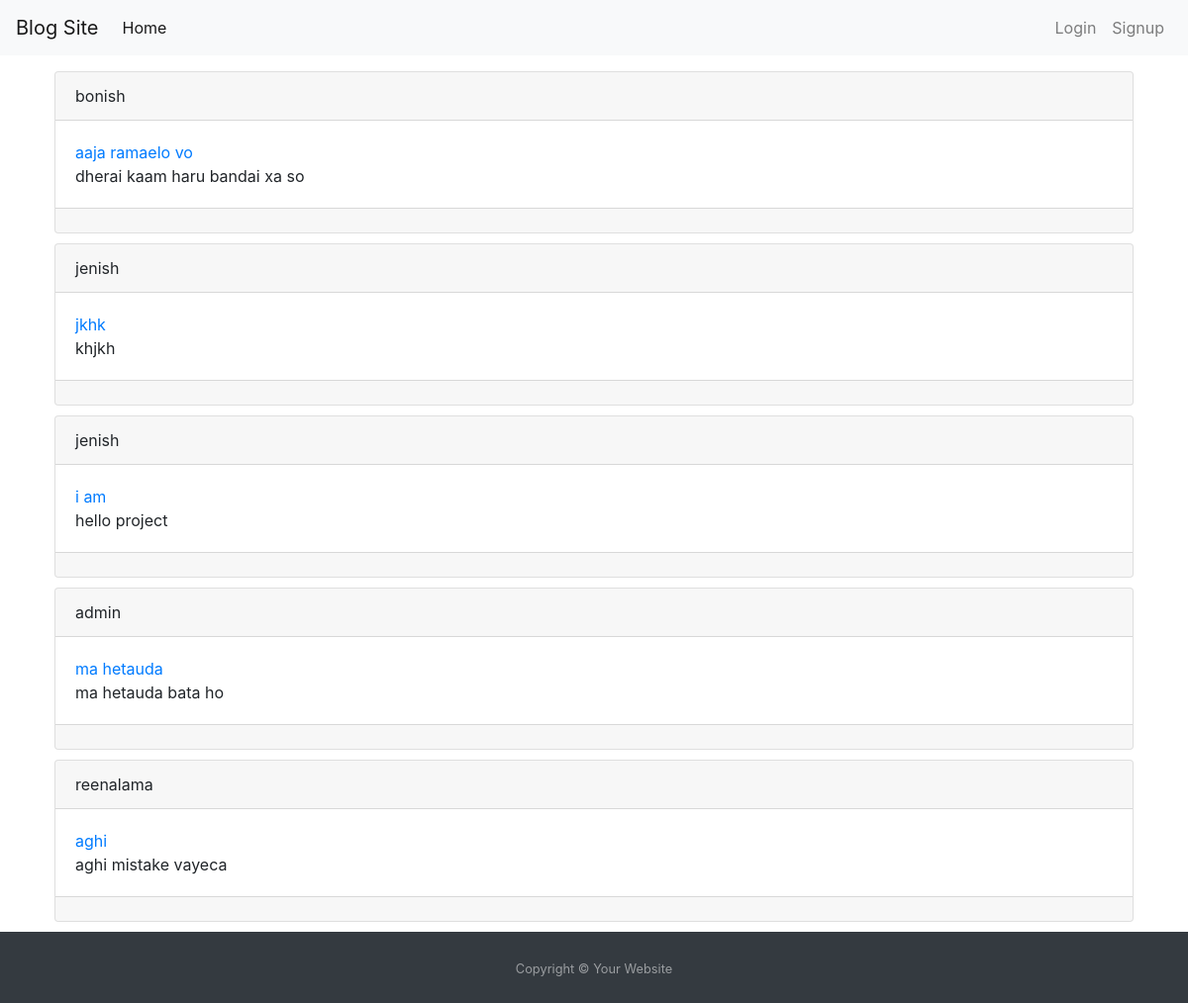
The page / on the database its author committed.
### blog/models.py (models this page shows, shortened)
class Post(models.Model):
    user = models.ForeignKey(settings.AUTH_USER_MODEL, on_delete=models.CASCADE)
    title = models.CharField(max_length=100)
    text = models.TextField()

### blog/views.py (the view)
# urls.py: 2. Add a URL to urlpatterns:  path('', views.home, name='home')
def home(request):
    posts = Post.objects.all()
    context = {
        'posts' : posts
    }
    return render(request,'blog/home.html',context)

### templates/blog/home.html (shortened to what this page needs)
{% extends "base.html" %}
{% block content %}
<div class="container">
<p>
{% for post in posts  %}
    <div class="card" style="margin:10px">
        <div class="card-header">{{post.user.username}}</div>
        <div class="card-body">
            <a href="{% url 'detailpost' post.pk %}">{{post.title}}</a><br>
            {{post.text}}
        </div>
        <div class="card-footer">
        </div>
    </div>
{% endfor %}
</div>
{% endblock %}

### templates/base.html (shortened to what this page needs)
<!DOCTYPE html>
<html lang="en">
<head>
  <link rel="stylesheet" href="https://maxcdn.bootstrapcdn.com/bootstrap/4.5.2/css/bootstrap.min.css">
</head>
<body>
<nav class="navbar navbar-expand-lg navbar-light bg-light">
  <a class="navbar-brand" href="#">Blog Site</a>
  <div class="collapse navbar-collapse" id="navbarNav">
    <ul class="navbar-nav">
      <li class="nav-item active">
        <a class="nav-link" href="{% url 'home'%}">Home <span class="sr-only">(current)</span></a>
      </li>
    </ul>
    <ul class="navbar-nav ml-auto">
    {% if user.is_authenticated %}
      <li class="nav-item">
        <a class="nav-link" href="{% url 'userdetail' %}">Welcome {{request.user}}</a>
      </li>
      <li class="nav-item">
        <a class="nav-link" href="{% url 'logout' %}">Logout</a>
      </li>
    {% else %}
      <li class="nav-item">
        <a class="nav-link" href="{% url 'login' %}">Login</a>
      </li>
      <li class="nav-item">
        <a class="nav-link" href="{% url 'register' %}">Signup</a>
      </li>
      {% endif %}
    </ul>
  </div>
</nav>
{% block content %}
{% endblock %}
<div class="footer py-4 bg-dark text-white-50">
    <div class="container text-center">
      <small>Copyright &copy; Your Website</small>
    </div>
  </div>
</body>
</html>

### rows shown on the page
Post: user.username "bonish", title "aaja ramaelo vo", text "dherai kaam haru bandai xa so"
Post: user.username "jenish", title "jkhk", text "khjkh"
Post: user.username "jenish", title "i am", text "hello project"
Post: user.username "admin", title "ma hetauda", text "ma hetauda bata ho"
Post: user.username "reenalama", title "aghi", text "aghi mistake vayeca"
